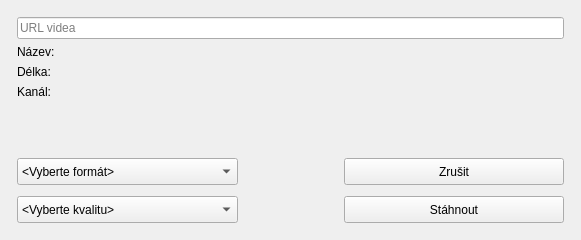
<?xml version="1.0" encoding="UTF-8"?>
<ui version="4.0">
 <class>downloadVideoWindow</class>
 <widget class="QMainWindow" name="downloadVideoWindow">
  <property name="geometry">
   <rect>
    <x>0</x>
    <y>0</y>
    <width>581</width>
    <height>240</height>
   </rect>
  </property>
  <property name="windowTitle">
   <string>Stažení videa</string>
  </property>
  <widget class="QWidget" name="centralwidget">
   <layout class="QHBoxLayout" name="horizontalLayout_2">
    <item>
     <spacer name="horizontalSpacer_2">
      <property name="orientation">
       <enum>Qt::Horizontal</enum>
      </property>
      <property name="sizeType">
       <enum>QSizePolicy::Fixed</enum>
      </property>
      <property name="sizeHint" stdset="0">
       <size>
        <width>8</width>
        <height>8</height>
       </size>
      </property>
     </spacer>
    </item>
    <item>
     <layout class="QVBoxLayout" name="verticalLayout">
      <item>
       <spacer name="verticalSpacer_4">
        <property name="orientation">
         <enum>Qt::Vertical</enum>
        </property>
        <property name="sizeType">
         <enum>QSizePolicy::Fixed</enum>
        </property>
        <property name="sizeHint" stdset="0">
         <size>
          <width>20</width>
          <height>8</height>
         </size>
        </property>
       </spacer>
      </item>
      <item>
       <widget class="QLineEdit" name="lineEdit">
        <property name="enabled">
         <bool>true</bool>
        </property>
        <property name="baseSize">
         <size>
          <width>0</width>
          <height>0</height>
         </size>
        </property>
        <property name="focusPolicy">
         <enum>Qt::NoFocus</enum>
        </property>
        <property name="maxLength">
         <number>9999</number>
        </property>
        <property name="readOnly">
         <bool>true</bool>
        </property>
        <property name="placeholderText">
         <string>URL videa</string>
        </property>
       </widget>
      </item>
      <item>
       <widget class="QLabel" name="label">
        <property name="sizePolicy">
         <sizepolicy hsizetype="Preferred" vsizetype="Fixed">
          <horstretch>0</horstretch>
          <verstretch>0</verstretch>
         </sizepolicy>
        </property>
        <property name="text">
         <string>Název:</string>
        </property>
       </widget>
      </item>
      <item>
       <widget class="QLabel" name="label_2">
        <property name="sizePolicy">
         <sizepolicy hsizetype="Preferred" vsizetype="Fixed">
          <horstretch>0</horstretch>
          <verstretch>0</verstretch>
         </sizepolicy>
        </property>
        <property name="text">
         <string>Délka:</string>
        </property>
       </widget>
      </item>
      <item>
       <widget class="QLabel" name="label_3">
        <property name="sizePolicy">
         <sizepolicy hsizetype="Preferred" vsizetype="Fixed">
          <horstretch>0</horstretch>
          <verstretch>0</verstretch>
         </sizepolicy>
        </property>
        <property name="text">
         <string>Kanál:</string>
        </property>
       </widget>
      </item>
      <item>
       <spacer name="verticalSpacer">
        <property name="orientation">
         <enum>Qt::Vertical</enum>
        </property>
        <property name="sizeType">
         <enum>QSizePolicy::Expanding</enum>
        </property>
        <property name="sizeHint" stdset="0">
         <size>
          <width>20</width>
          <height>5</height>
         </size>
        </property>
       </spacer>
      </item>
      <item>
       <layout class="QHBoxLayout" name="horizontalLayout">
        <item>
         <layout class="QVBoxLayout" name="verticalLayout_2">
          <item>
           <widget class="QComboBox" name="comboBox">
            <property name="sizePolicy">
             <sizepolicy hsizetype="Minimum" vsizetype="Fixed">
              <horstretch>0</horstretch>
              <verstretch>0</verstretch>
             </sizepolicy>
            </property>
            <property name="minimumSize">
             <size>
              <width>0</width>
              <height>27</height>
             </size>
            </property>
            <item>
             <property name="text">
              <string>&lt;Vyberte formát&gt;</string>
             </property>
            </item>
            <item>
             <property name="text">
              <string>mp3 (pouze zvuk)</string>
             </property>
            </item>
            <item>
             <property name="text">
              <string>mp4 (video)</string>
             </property>
            </item>
           </widget>
          </item>
          <item>
           <spacer name="verticalSpacer_2">
            <property name="orientation">
             <enum>Qt::Vertical</enum>
            </property>
            <property name="sizeType">
             <enum>QSizePolicy::Fixed</enum>
            </property>
            <property name="sizeHint" stdset="0">
             <size>
              <width>20</width>
              <height>5</height>
             </size>
            </property>
           </spacer>
          </item>
          <item>
           <widget class="QComboBox" name="comboBox_2">
            <property name="minimumSize">
             <size>
              <width>0</width>
              <height>27</height>
             </size>
            </property>
            <item>
             <property name="text">
              <string>&lt;Vyberte kvalitu&gt;</string>
             </property>
            </item>
           </widget>
          </item>
         </layout>
        </item>
        <item>
         <spacer name="horizontalSpacer">
          <property name="orientation">
           <enum>Qt::Horizontal</enum>
          </property>
          <property name="sizeType">
           <enum>QSizePolicy::Fixed</enum>
          </property>
          <property name="sizeHint" stdset="0">
           <size>
            <width>100</width>
            <height>20</height>
           </size>
          </property>
         </spacer>
        </item>
        <item>
         <layout class="QVBoxLayout" name="verticalLayout_3">
          <item>
           <widget class="QPushButton" name="pushButton_2">
            <property name="minimumSize">
             <size>
              <width>0</width>
              <height>27</height>
             </size>
            </property>
            <property name="text">
             <string>Zrušit</string>
            </property>
           </widget>
          </item>
          <item>
           <spacer name="verticalSpacer_3">
            <property name="orientation">
             <enum>Qt::Vertical</enum>
            </property>
            <property name="sizeType">
             <enum>QSizePolicy::Fixed</enum>
            </property>
            <property name="sizeHint" stdset="0">
             <size>
              <width>20</width>
              <height>5</height>
             </size>
            </property>
           </spacer>
          </item>
          <item>
           <widget class="QPushButton" name="pushButton">
            <property name="sizePolicy">
             <sizepolicy hsizetype="Minimum" vsizetype="Fixed">
              <horstretch>0</horstretch>
              <verstretch>0</verstretch>
             </sizepolicy>
            </property>
            <property name="minimumSize">
             <size>
              <width>150</width>
              <height>27</height>
             </size>
            </property>
            <property name="text">
             <string>Stáhnout</string>
            </property>
           </widget>
          </item>
         </layout>
        </item>
       </layout>
      </item>
      <item>
       <spacer name="verticalSpacer_5">
        <property name="orientation">
         <enum>Qt::Vertical</enum>
        </property>
        <property name="sizeType">
         <enum>QSizePolicy::Fixed</enum>
        </property>
        <property name="sizeHint" stdset="0">
         <size>
          <width>20</width>
          <height>8</height>
         </size>
        </property>
       </spacer>
      </item>
     </layout>
    </item>
    <item>
     <spacer name="horizontalSpacer_3">
      <property name="orientation">
       <enum>Qt::Horizontal</enum>
      </property>
      <property name="sizeType">
       <enum>QSizePolicy::Fixed</enum>
      </property>
      <property name="sizeHint" stdset="0">
       <size>
        <width>8</width>
        <height>20</height>
       </size>
      </property>
     </spacer>
    </item>
   </layout>
  </widget>
  <widget class="QMenuBar" name="menubar">
   <property name="geometry">
    <rect>
     <x>0</x>
     <y>0</y>
     <width>581</width>
     <height>21</height>
    </rect>
   </property>
  </widget>
 </widget>
 <resources/>
 <connections/>
</ui>
